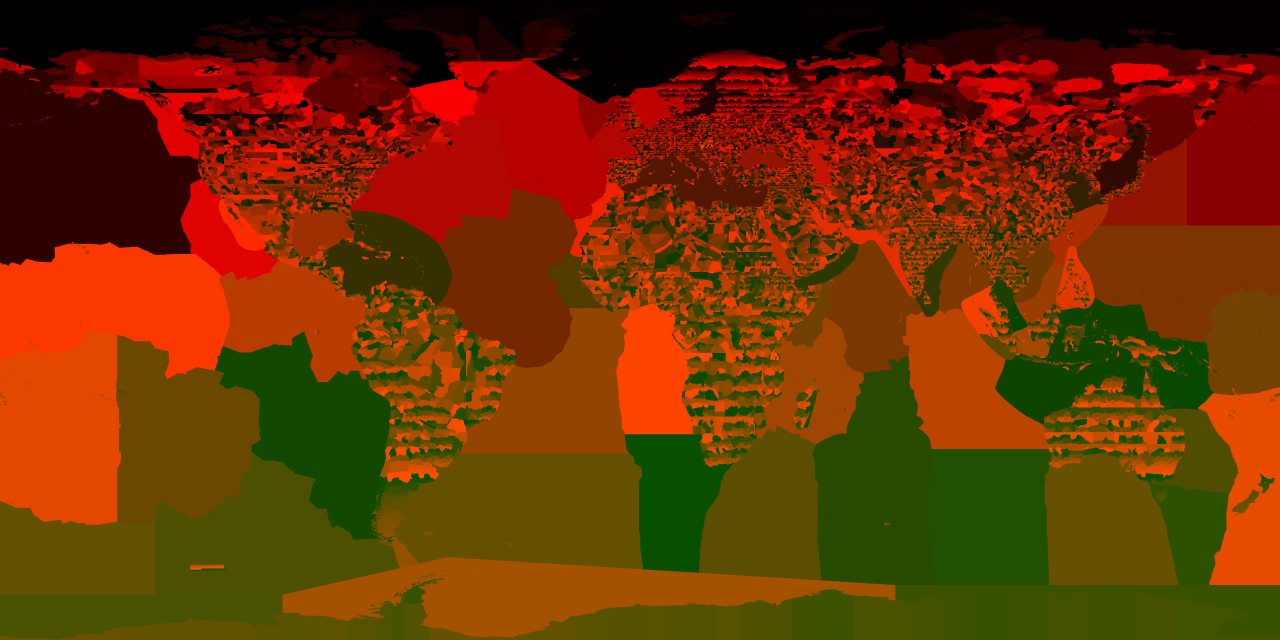
#> input picture provinces_index.png, 5120 x 2560 px, found by its file name (shown at 1/4 size)
$ python debug_matching.py
#> lines starting #> are read from the running program, lines starting #| are printed output that depends on the picture; after the words box and inside, x2 and y2 are one past the last pixel; in counts of white or black regions, pixels touching at a corner belong together; pictures that were not available may be replaced by others from this repository, and a replacement may not be noted
import json
import numpy as np
from PIL import Image

# Load the maps
idx_img = Image.open("provinces_index.png").convert("RGB")
#> idx_img is the input picture: PIL image 5120x2560 RGB; mean R, G, B 108.6, 48.5, 0
un_img = Image.open(r"C:\Users\Faaz\Downloads\hoi4_map_ENG_1936_01_01_12_1.png").convert("RGB")
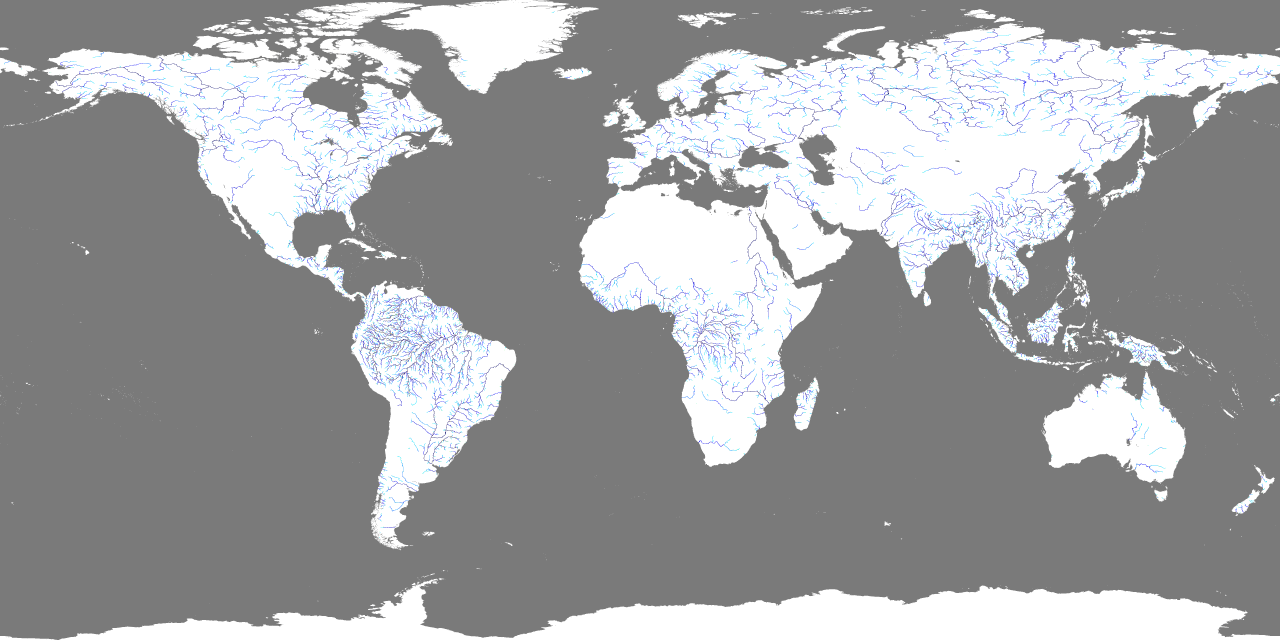
#> input picture rivers.png, 5120 x 2560 px, given in place of hoi4_map_ENG_1936_01_01_12_1.png, which was not available (shown at 1/4 size)
#> un_img is the input picture: PIL image 5120x2560 RGB; mean R, G, B 160.4, 161.2, 162.5

idx_arr = np.array(idx_img, dtype=np.uint32)
un_arr = np.array(un_img, dtype=np.uint8)

prov_ids = idx_arr[:, :, 0] + idx_arr[:, :, 1] * 256 + idx_arr[:, :, 2] * 65536
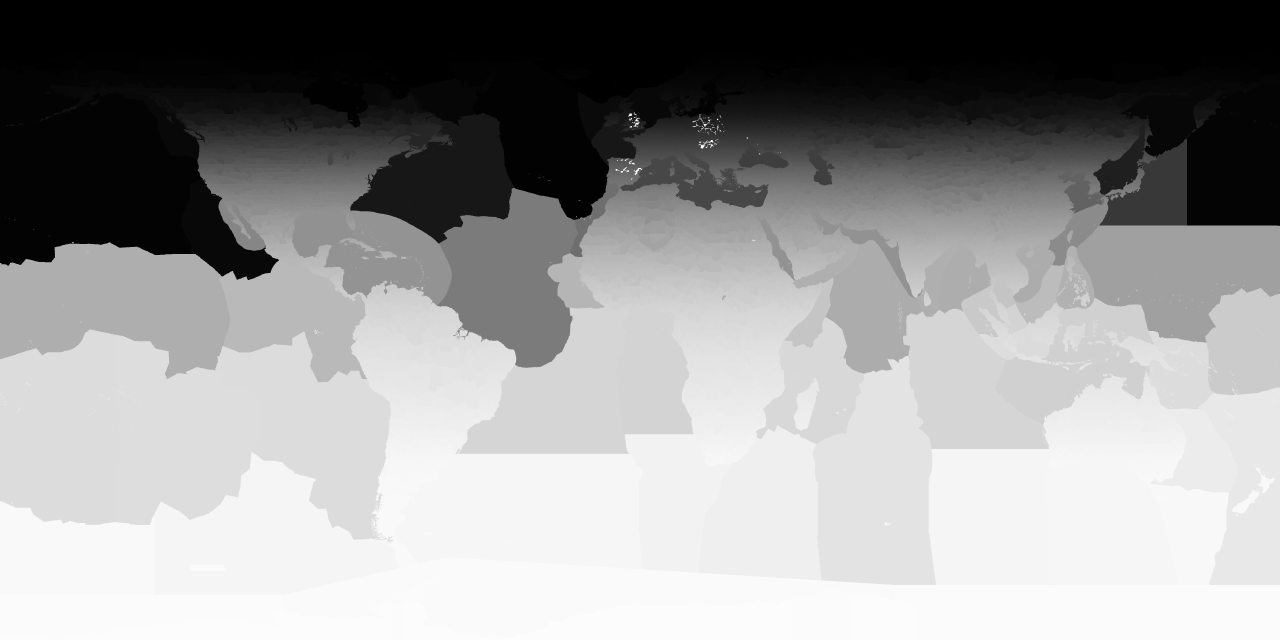
#> prov_ids: shape (2560, 5120) uint32 (shown at 1/4 size); min 1, max 21316, mean 12529; drawn with min black and max white

# Let's pick a province in Russia
# Moscow is province 3991 or near Y=700, X=2900
pid = 3991
pid_mask = (prov_ids == pid)
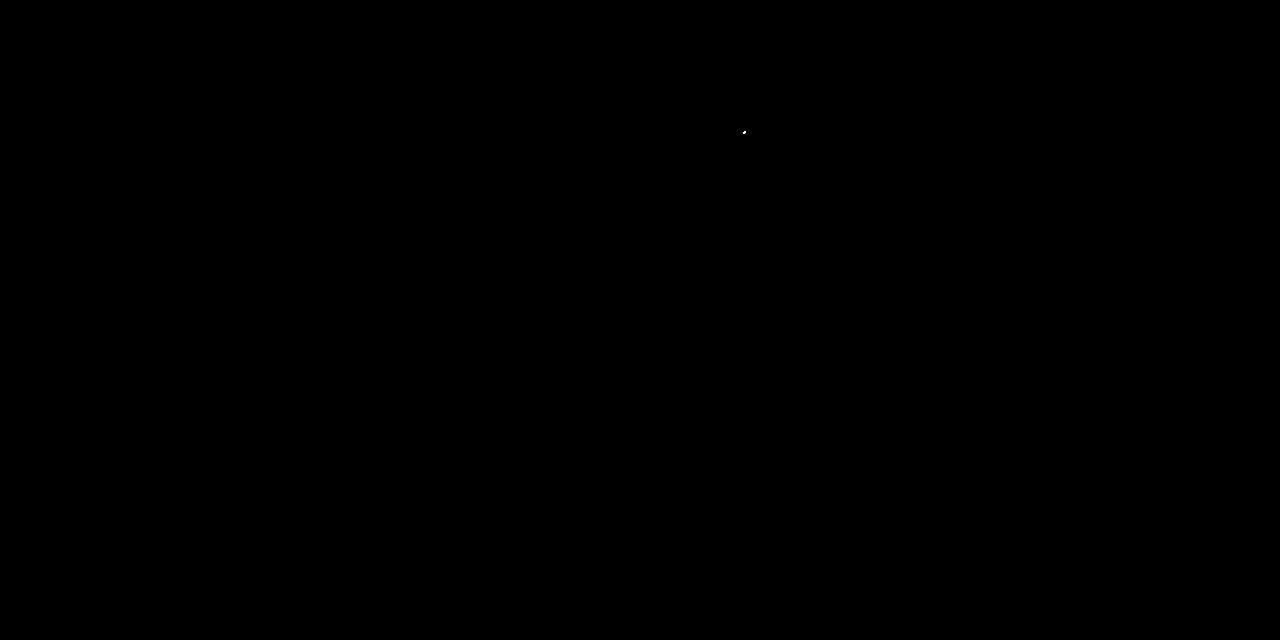
#> pid_mask: shape (2560, 5120) bool (shown at 1/4 size); 0% white; 1 white region, box (x1, y1, x2, y2) and area: (2971, 526, 2983, 536) 81
p_color = un_arr[pid_mask].mean(axis=0)
#> p_color = [255, 255, 255]
print(f"Province {pid} avg color in image: {p_color}")
#| Province 3991 avg color in image: [255. 255. 255.]

# Let's run the candidate selection code for this province
import sys
sys.path.append("scratch")
#> (the run stopped early here; a loop or call above may not have finished)
